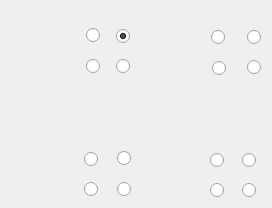
    <widget class="QWidget" name="tab_3">
     <attribute name="title">
      <string>Tetrode</string>
     </attribute>
     <widget class="QRadioButton" name="tet_3">
      <property name="geometry">
       <rect>
        <x>86</x>
        <y>58</y>
        <width>16</width>
        <height>17</height>
       </rect>
      </property>
      <property name="toolTip">
       <string>&lt;html&gt;&lt;head/&gt;&lt;body&gt;&lt;p&gt;3&lt;/p&gt;&lt;/body&gt;&lt;/html&gt;</string>
      </property>
      <property name="text">
       <string/>
      </property>
      <property name="autoExclusive">
       <bool>false</bool>
      </property>
     </widget>
     <widget class="QRadioButton" name="tet_15">
      <property name="geometry">
       <rect>
        <x>210</x>
        <y>182</y>
        <width>16</width>
        <height>17</height>
       </rect>
      </property>
      <property name="toolTip">
       <string>&lt;html&gt;&lt;head/&gt;&lt;body&gt;&lt;p&gt;15&lt;/p&gt;&lt;/body&gt;&lt;/html&gt;</string>
      </property>
      <property name="text">
       <string/>
      </property>
      <property name="autoExclusive">
       <bool>false</bool>
      </property>
     </widget>
     <widget class="QRadioButton" name="tet_9">
      <property name="geometry">
       <rect>
        <x>84</x>
        <y>151</y>
        <width>16</width>
        <height>17</height>
       </rect>
      </property>
      <property name="toolTip">
       <string>&lt;html&gt;&lt;head/&gt;&lt;body&gt;&lt;p&gt;9&lt;/p&gt;&lt;/body&gt;&lt;/html&gt;</string>
      </property>
      <property name="text">
       <string/>
      </property>
      <property name="autoExclusive">
       <bool>false</bool>
      </property>
     </widget>
     <widget class="QRadioButton" name="tet_7">
      <property name="geometry">
       <rect>
        <x>212</x>
        <y>60</y>
        <width>16</width>
        <height>17</height>
       </rect>
      </property>
      <property name="toolTip">
       <string>&lt;html&gt;&lt;head/&gt;&lt;body&gt;&lt;p&gt;7&lt;/p&gt;&lt;/body&gt;&lt;/html&gt;</string>
      </property>
      <property name="text">
       <string/>
      </property>
      <property name="autoExclusive">
       <bool>false</bool>
      </property>
     </widget>
     <widget class="QRadioButton" name="tet_13">
      <property name="geometry">
       <rect>
        <x>210</x>
        <y>152</y>
        <width>16</width>
        <height>17</height>
       </rect>
      </property>
      <property name="toolTip">
       <string>&lt;html&gt;&lt;head/&gt;&lt;body&gt;&lt;p&gt;13&lt;/p&gt;&lt;/body&gt;&lt;/html&gt;</string>
      </property>
      <property name="text">
       <string/>
      </property>
      <property name="autoExclusive">
       <bool>false</bool>
      </property>
     </widget>
     <widget class="QRadioButton" name="tet_11">
      <property name="geometry">
       <rect>
        <x>84</x>
        <y>181</y>
        <width>16</width>
        <height>17</height>
       </rect>
      </property>
      <property name="toolTip">
       <string>&lt;html&gt;&lt;head/&gt;&lt;body&gt;&lt;p&gt;11&lt;/p&gt;&lt;/body&gt;&lt;/html&gt;</string>
      </property>
      <property name="text">
       <string/>
      </property>
      <property name="autoExclusive">
       <bool>false</bool>
      </property>
     </widget>
     <widget class="QRadioButton" name="tet_8">
      <property name="geometry">
       <rect>
        <x>247</x>
        <y>59</y>
        <width>16</width>
        <height>17</height>
       </rect>
      </property>
      <property name="toolTip">
       <string>&lt;html&gt;&lt;head/&gt;&lt;body&gt;&lt;p&gt;8&lt;/p&gt;&lt;/body&gt;&lt;/html&gt;</string>
      </property>
      <property name="text">
       <string/>
      </property>
      <property name="autoExclusive">
       <bool>false</bool>
      </property>
     </widget>
     <widget class="QRadioButton" name="tet_2">
      <property name="geometry">
       <rect>
        <x>116</x>
        <y>28</y>
        <width>16</width>
        <height>17</height>
       </rect>
      </property>
      <property name="toolTip">
       <string>&lt;html&gt;&lt;head/&gt;&lt;body&gt;&lt;p&gt;2&lt;/p&gt;&lt;/body&gt;&lt;/html&gt;</string>
      </property>
      <property name="text">
       <string/>
      </property>
      <property name="checked">
       <bool>true</bool>
      </property>
      <property name="autoExclusive">
       <bool>false</bool>
      </property>
     </widget>
     <widget class="QRadioButton" name="tet_12">
      <property name="geometry">
       <rect>
        <x>117</x>
        <y>181</y>
        <width>16</width>
        <height>17</height>
       </rect>
      </property>
      <property name="toolTip">
       <string>&lt;html&gt;&lt;head/&gt;&lt;body&gt;&lt;p&gt;12&lt;/p&gt;&lt;/body&gt;&lt;/html&gt;</string>
      </property>
      <property name="text">
       <string/>
      </property>
      <property name="autoExclusive">
       <bool>false</bool>
      </property>
     </widget>
     <widget class="QRadioButton" name="tet_4">
      <property name="geometry">
       <rect>
        <x>116</x>
        <y>58</y>
        <width>16</width>
        <height>17</height>
       </rect>
      </property>
      <property name="toolTip">
       <string>&lt;html&gt;&lt;head/&gt;&lt;body&gt;&lt;p&gt;4&lt;/p&gt;&lt;/body&gt;&lt;/html&gt;</string>
      </property>
      <property name="text">
       <string/>
      </property>
      <property name="autoExclusive">
       <bool>false</bool>
      </property>
     </widget>
     <widget class="QRadioButton" name="tet_5">
      <property name="geometry">
       <rect>
        <x>211</x>
        <y>29</y>
        <width>16</width>
        <height>17</height>
       </rect>
      </property>
      <property name="toolTip">
       <string>&lt;html&gt;&lt;head/&gt;&lt;body&gt;&lt;p&gt;5&lt;/p&gt;&lt;/body&gt;&lt;/html&gt;</string>
      </property>
      <property name="text">
       <string/>
      </property>
      <property name="autoExclusive">
       <bool>false</bool>
      </property>
     </widget>
     <widget class="QRadioButton" name="tet_1">
      <property name="geometry">
       <rect>
        <x>86</x>
        <y>27</y>
        <width>16</width>
        <height>17</height>
       </rect>
      </property>
      <property name="toolTip">
       <string>&lt;html&gt;&lt;head/&gt;&lt;body&gt;&lt;p&gt;1&lt;/p&gt;&lt;/body&gt;&lt;/html&gt;</string>
      </property>
      <property name="text">
       <string/>
      </property>
      <property name="autoExclusive">
       <bool>false</bool>
      </property>
     </widget>
     <widget class="QRadioButton" name="tet_6">
      <property name="geometry">
       <rect>
        <x>247</x>
        <y>29</y>
        <width>16</width>
        <height>17</height>
       </rect>
      </property>
      <property name="toolTip">
       <string>&lt;html&gt;&lt;head/&gt;&lt;body&gt;&lt;p&gt;6&lt;/p&gt;&lt;/body&gt;&lt;/html&gt;</string>
      </property>
      <property name="text">
       <string/>
      </property>
      <property name="autoExclusive">
       <bool>false</bool>
      </property>
     </widget>
     <widget class="QRadioButton" name="tet_10">
      <property name="geometry">
       <rect>
        <x>117</x>
        <y>150</y>
        <width>16</width>
        <height>17</height>
       </rect>
      </property>
      <property name="toolTip">
       <string>&lt;html&gt;&lt;head/&gt;&lt;body&gt;&lt;p&gt;10&lt;/p&gt;&lt;/body&gt;&lt;/html&gt;</string>
      </property>
      <property name="text">
       <string/>
      </property>
      <property name="autoExclusive">
       <bool>false</bool>
      </property>
     </widget>
     <widget class="QRadioButton" name="tet_14">
      <property name="geometry">
       <rect>
        <x>242</x>
        <y>152</y>
        <width>16</width>
        <height>17</height>
       </rect>
      </property>
      <property name="toolTip">
       <string>&lt;html&gt;&lt;head/&gt;&lt;body&gt;&lt;p&gt;14&lt;/p&gt;&lt;/body&gt;&lt;/html&gt;</string>
      </property>
      <property name="text">
       <string/>
      </property>
      <property name="autoExclusive">
       <bool>false</bool>
      </property>
     </widget>
     <widget class="QRadioButton" name="tet_16">
      <property name="geometry">
       <rect>
        <x>242</x>
        <y>182</y>
        <width>16</width>
        <height>17</height>
       </rect>
      </property>
      <property name="toolTip">
       <string>&lt;html&gt;&lt;head/&gt;&lt;body&gt;&lt;p&gt;16&lt;/p&gt;&lt;/body&gt;&lt;/html&gt;</string>
      </property>
      <property name="text">
       <string/>
      </property>
      <property name="autoExclusive">
       <bool>false</bool>
      </property>
     </widget>
    </widget>
